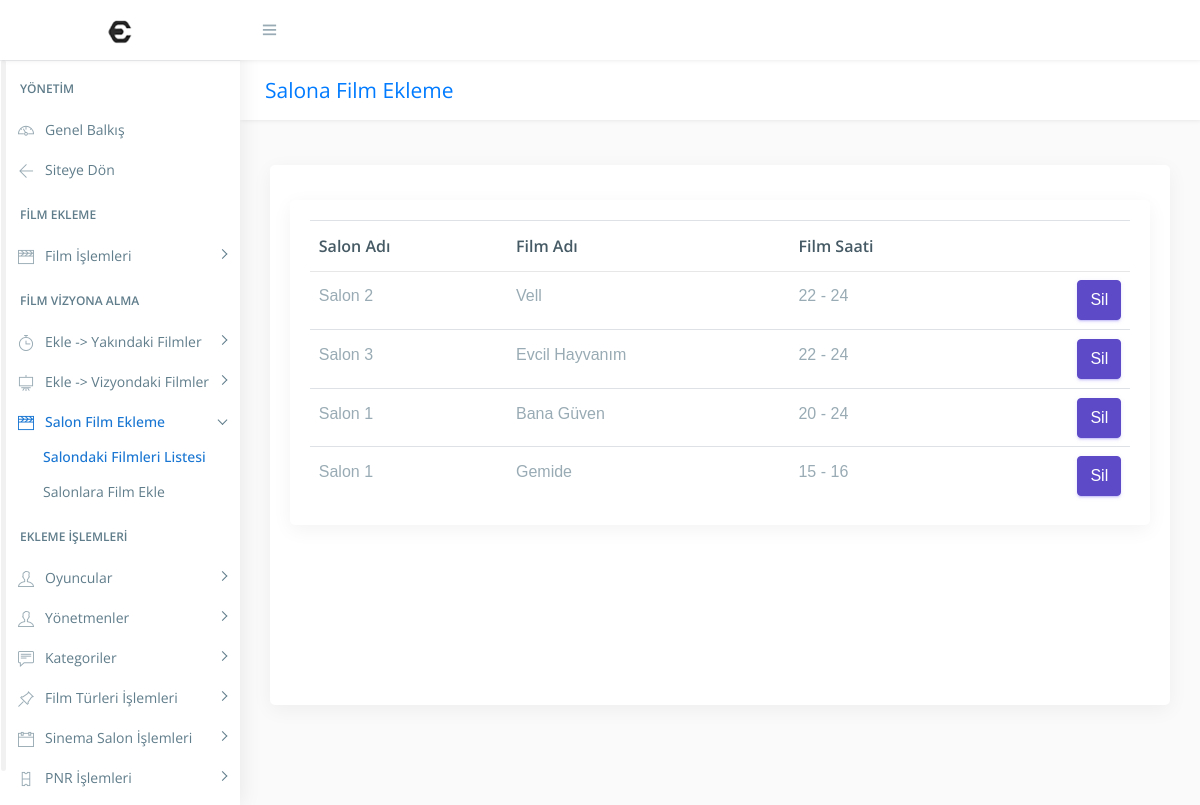
Page /?url=SalonaFilmEkleme/SalonFilm (signed in) on the committed database.
### tables this page shows
CREATE TABLE IF NOT EXISTS `sinema_film_salon` (
  `salon_id` int(11) NOT NULL,
  `film_id` int(11) NOT NULL,
  `baslama_zamani` varchar(20) NOT NULL,
  `bitis_zamani` varchar(20) NOT NULL,
  `sinema_film_salon_id` int(11) NOT NULL AUTO_INCREMENT,
  PRIMARY KEY (`sinema_film_salon_id`),
  KEY `film_id` (`film_id`),
  KEY `salon_id` (`salon_id`),
  KEY `salon_id_2` (`salon_id`),
  KEY `salon_id_3` (`salon_id`)
);

CREATE TABLE IF NOT EXISTS `sinema_film_salonlari` (
  `salon_id` int(11) NOT NULL AUTO_INCREMENT,
  `salonAdi` varchar(50) NOT NULL,
  `koltukSayisi` int(11) NOT NULL,
  PRIMARY KEY (`salon_id`),
  UNIQUE KEY `salonAdi` (`salonAdi`),
  UNIQUE KEY `salonAdi_2` (`salonAdi`),
  KEY `salon_id` (`salon_id`)
);

### app/core/view.php (called while the page is built, shortened)
<?php
class view
{
    public static function render($view, array $params = [])
    {
        if (file_exists($file = VDIR."/{$view}.php")) {
            extract($params);
            require $file;
        } else {
            exit("Görünüm dosyası bulunamadı: $view");
        }
    }
}

### app/core/controller.php (called while the page is built, shortened)
<?php
class controller
{
	public function render($file, array $params = [])
	{
		return view::render($file, $params);
	}
}

### app/controllers/SalonaFilmEklemeController.php (called while the page is built, shortened)
<?php
class SalonaFilmEklemeController extends controller
{
    public function SalonFilmAction()
	{
        $data['title'] = 'Salona Film Ekleme';
        $data['uyari'] = null;
        $data['result'] = null;
        $data['filmSalonlari'] = filmSalonlari::getAll();
        $data['film'] = film::getAll();
        $data['slondakigosterilenfilmler'] = slondakigosterilenfilmler::getAll();
		$this->render('Admin/SalonlaraEklenenFilmler/salonFilmListele', $data);
	}
}

### app/core/app.php (called while the page is built, shortened)
<?php
class app
{
	public $controller, $action, $params;
	public function __construct()
	{
		$url = isset($_GET['url']) && !empty($_GET['url']) ?
			trim($_GET['url'], '/') : 'WebSiteHomePage/index';
		$url = explode('/', $url);
		$this->controller = isset($url[0]) ? $url[0].'Controller' : 'WebSiteHomePageController';
		$this->action = isset($url[1]) ? $url[1].'Action' : 'indexAction';
		array_shift($url);
		array_shift($url);
		$this->params = $url;
	}
	public function run()
	{
		if (file_exists($file = CDIR."/{$this->controller}.php")) {
			if (class_exists($this->controller)) {
				$controller = new $this->controller;
				if (method_exists($controller, $this->action)) {
					call_user_func_array([$controller, $this->action], $this->params);
				} else {
					exit("Metod mevcut değil: {$this->action}");
				}
			} else {
				exit("Sınıf mevcut değil: $this->controller");
			}
		} else {
			exit("Controller dosyası mevcut değil: {$this->controller}.php");
		}
	}
}

### index.php (called while the page is built, shortened)
<?php
require CORE_DIR.'/app.php';
require CORE_DIR.'/view.php';
require CORE_DIR.'/controller.php';
include "app/models/slondakigosterilenfilmler.php";
$app = new app;
$app->run();

### app/models/slondakigosterilenfilmler.php (called while the page is built, shortened)
<?php
class slondakigosterilenfilmler
{
	public function slondakigosterilenfilmler($salon_id, $film_id,$baslama_zamani,$bitis_zamani,$sinema_film_salon_id)
	{
		$this->salon_id = $salon_id;
        $this->film_id = $film_id;
        $this->baslama_zamani = $baslama_zamani;
        $this->bitis_zamani = $bitis_zamani;
		$this->sinema_film_salon_id = $sinema_film_salon_id;
    }
	public static function getAll() {
		$list = [];
		$db = Db::getInstance();
		$req = $db->query('SELECT * FROM sinema_film_salon');
		foreach($req->fetchAll() as $post) {
            $list[] = new slondakigosterilenfilmler($post['salon_id'],$post['film_id'],$post['baslama_zamani'],$post['bitis_zamani'],$post['sinema_film_salon_id']);
		}
		return $list;
	}
}

### app/views/Admin/SalonlaraEklenenFilmler/salonFilmListele.php (the view, shortened to what this page needs)
<?php require VDIR.'/Admin/header.php' ?>
  <div class="row">
            <div class="col-md-12" style="overflow-y: scroll;height:500px" >
            <div class="card" >
            <div class="card-body">
                      <div class="table-responsive" style="align:left">
                          <table class="table table-hover ">
                         <thead>
                         <tr>
                         <th>Salon Adı</th>
                         <th>Film Adı</th>
                         <th>Film Saati</th>
                         <th>  </th>
                         </tr>
                         </thead>
                <?php foreach($slondakigosterilenfilmler as $slondakigosterilenfilmler) { ?>
                <?php
                   $db = Db::getInstance();
                   $req = $db->query("SELECT salonAdi FROM sinema_film_salonlari where salon_id='".$slondakigosterilenfilmler->salon_id."'");
                   $req2 = $db->query("SELECT filmAd FROM filmler where film_id='".$slondakigosterilenfilmler->film_id."'");
                   $salonAdi = $req->fetch(PDO::FETCH_ASSOC);
                   $filmAdi = $req2->fetch(PDO::FETCH_ASSOC);
                ?>
                <tr>
                <td>
                <?php
                   echo $salonAdi['salonAdi'];
                ?>
                </td>
                <td>
                <?php
                   echo $filmAdi['filmAd'];
                ?>
                </td>
                <td>
                <?php
                   echo $slondakigosterilenfilmler->baslama_zamani; echo " - " ; echo $slondakigosterilenfilmler->bitis_zamani;
                ?>
                </td>
                <td>
                <form action="./?url=SalonaFilmEkleme/filmSalonSilPost" method="Post">
                 <button type="Submit" name="sinema_film_salon_id" value="<?php echo $slondakigosterilenfilmler->sinema_film_salon_id; ?>" class="btn btn-primary">Sil</button>
                 </form>
                </td>
                </tr>
                <?php } ?>
                </table>
            </div>
            </div>
                </div>
            </div>
        </div>
<?php require VDIR.'/Admin/footer.php' ?>

### app/views/Admin/header.php (shortened to what this page needs)
<!DOCTYPE html>
<html lang="tr">
<head>
    <link href="css/bootstrap/bootstrap.min.css" rel="stylesheet">
    <link href="css/helper.css" rel="stylesheet">
    <link href="css/spinners.css" rel="stylesheet">
    <link href="css/style.css" rel="stylesheet">
</head>
<body class="fix-header fix-sidebar">
    <div id="main-wrapper">
        <div class="header">
            <nav class="navbar top-navbar navbar-expand-md navbar-light">
                <div class="navbar-header">
                    <a class="navbar-brand" href="./?url=adminAnaSayfasi/index">
                        <b><img src="images/logo.png" alt="homepage" class="dark-logo" /></b>
                    </a>
                </div>
                <div class="navbar-collapse">
                    <ul class="navbar-nav mr-auto mt-md-0">
                        <li class="nav-item m-l-10"> <a class="nav-link sidebartoggler hidden-sm-down text-muted  " href="javascript:void(0)"><i class="ti-menu"></i></a> </li>
                    </ul>
                </div>
            </nav>
        </div>
        <div class="left-sidebar">
            <div class="scroll-sidebar">
                <nav class="sidebar-nav">
                    <ul id="sidebarnav">
                        <li class="nav-devider"></li>
                        <li class="nav-label">Yönetim</li>
                        <li>
                            <a href="./?url=adminAnaSayfasi/index"><i class="ti-dashboard"></i><span class="hide-menu">Genel Balkış</span></a>
                        </li>
                        <li>
                            <a href="./"><i class="ti-arrow-left"></i><span class="hide-menu">Siteye Dön</span></a>
                        </li>
                        <li class="nav-label">Film Ekleme</li>
                        <li> <a class="has-arrow " href="#" aria-expanded="false"><i class="ti-video-clapper"></i><span class="hide-menu">Film İşlemleri
                        </span></a>
                        </li>
                        <li class="nav-label">Film Vizyona Alma</li>
                        <li> <a class="has-arrow " href="#" aria-expanded="false"><i class="ti-timer"></i><span class="hide-menu">Ekle -> Yakındaki Filmler
                        </span></a>
                        </li>
                        <li> <a class="has-arrow " href="#" aria-expanded="false"><i class="ti-blackboard"></i><span class="hide-menu">Ekle -> Vizyondaki Filmler
                        </span></a>
                        </li>
                        <li> <a class="has-arrow  " href="#" aria-expanded="false"><i class="ti-video-clapper"></i><span class="hide-menu">Salon Film Ekleme
                        </span></a>
                            <ul aria-expanded="false" class="collapse">
                                <li><a href="?url=SalonaFilmEkleme/SalonFilm">Salondaki Filmleri Listesi</a></li>
                                <li><a href="?url=SalonaFilmEkleme/SalonaFilmEkle">Salonlara Film Ekle</a></li>
                            </ul>
                        </li>
                        <li class="nav-label">Ekleme İşlemleri</li>
                        <li> <a class="has-arrow  " href="#" aria-expanded="false"><i class="ti-user"></i><span class="hide-menu">Oyuncular
                        </span></a>
                        </li>
                        <li> <a class="has-arrow" href="#" aria-expanded="false"><i class="ti-user"></i><span class="hide-menu">Yönetmenler
                        </span></a>
                        </li>
                        <li> <a class="has-arrow" href="#" aria-expanded="false"><i class="ti-comment-alt"></i><span class="hide-menu">Kategoriler
                        </span></a>
                        </li>
                        <li><a class="has-arrow" href="#" aria-expanded="false"><i class="ti-pin-alt"></i><span class="hide-menu">Film Türleri İşlemleri
                        </span></a>
                        </li>
                        <li> <a class="has-arrow" href="#" aria-expanded="false"><i class="ti-calendar"></i><span class="hide-menu">Sinema Salon İşlemleri
                        </span></a>
                        </li>
                        <li> <a class="has-arrow" href="#" aria-expanded="false"><i class="ti-ticket"></i><span class="hide-menu">PNR İşlemleri
                        </span></a>
                        </li>
                        <li> <a class="has-arrow" href="#" aria-expanded="false"><i class=" ti-panel"></i></a>
                        </li>
                    </ul>
                </nav>
            </div>
        </div>
        <div class="page-wrapper">
            <div class="row page-titles">
                <div class="col-md-5 align-self-center">
                    <h3 class="text-primary"><?php echo @$title ?></h3> </div>
                <div class="col-md-7 align-self-center">
                </div>
            </div>
            <div class="container-fluid">
                <div class="row">
                    <div class="col-12">
                        <div class="card">

### app/views/Admin/footer.php (shortened to what this page needs)
                        </div>
                    </div>
                </div>
            </div>
        </div>
    </div>
</body>
</html>

### css/helper.css (style rules this page uses)
.m-l-10 { margin-left: 10px!important; }

### rows in the picture
sinema_film_salon: salon.salonAdi "Salon 2", filmAd "Vell", baslama_zamani "22", bitis_zamani "24", $slondakigosterilenfilmler->sinema_film_salon_id 7 (drawn)
sinema_film_salon: salon.salonAdi "Salon 3", filmAd "Evcil Hayvanım", baslama_zamani "22", bitis_zamani "24", $slondakigosterilenfilmler->sinema_film_salon_id 10 (drawn)
sinema_film_salon: salon.salonAdi "Salon 1", filmAd "Bana Güven", baslama_zamani "20", bitis_zamani "24", $slondakigosterilenfilmler->sinema_film_salon_id 11 (drawn)
sinema_film_salon: salon.salonAdi "Salon 1", filmAd "Gemide", baslama_zamani "15", bitis_zamani "16", $slondakigosterilenfilmler->sinema_film_salon_id 12 (drawn)
